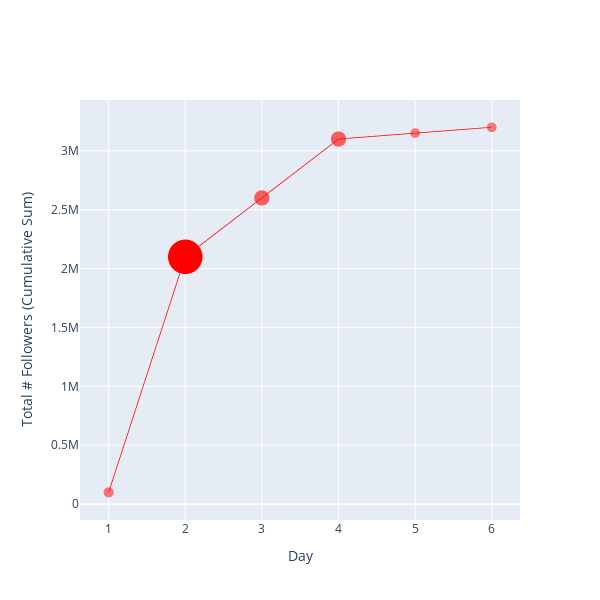

The cell this chart's notebook holds for it:
### Code cell
def buildSample():
    fig = go.Figure()
    values = [100000,2000000,500000,500000,50000,50000]
    print(pd.Series(values).cumsum())
    fig.add_trace(go.Scattergl(
        x    = [1,2,3,4,5,6],
        y    = pd.Series(values).cumsum(),
        mode = 'markers+lines',
        marker = dict(
            size  = normalize(list(values), (10,35)),
            color = 'red',
            opacity = normalize(values,(0.5,1)),
            line=dict(
                color='white',
                width=0.4
            ),
        ),
        line=dict(
            color='red',
            width=0.75,
        ),
    ))

    fig.update_layout(
    autosize=False,
    width=600,
    height=600,
    yaxis_title="Total # Followers (Cumulative Sum)",
    xaxis_title="Day",
    #     font=dict(
    #         family="Courier New, monospace",
    #         size=18,
    #         color="#7f7f7f")
    )

    fig.show()
buildSample()

### Figure 1 — Plotly figure (JSON) as saved in the notebook; plotly's stock layout.template omitted (floating-point values rounded to 4 significant figures)
{"data": [{"line": {"color": "red", "width": 0.75}, "marker": {"color": "red", "line": {"color": "white", "width": 0.4}, "opacity": [0.5128, 1, 0.6154, 0.6154, 0.5, 0.5], "size": [10.64, 35, 15.77, 15.77, 10, 10]}, "mode": "markers+lines", "type": "scattergl", "x": [1, 2, 3, 4, 5, 6], "y": [100000, 2100000, 2600000, 3100000, 3150000, 3200000]}], "layout": {"autosize": false, "height": 600, "width": 600, "xaxis": {"title": {"text": "Day"}}, "yaxis": {"title": {"text": "Total # Followers (Cumulative Sum)"}}}}
